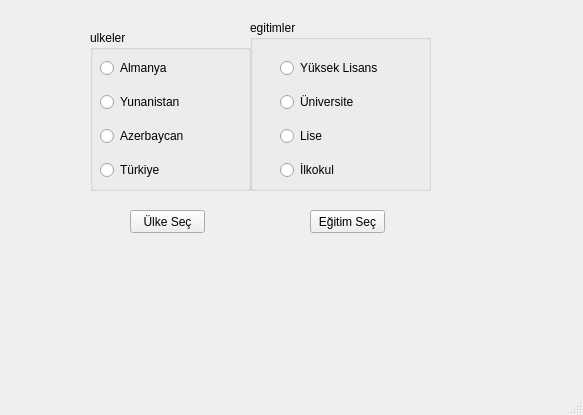
<?xml version="1.0" encoding="UTF-8"?>
<ui version="4.0">
 <class>MainWindow</class>
 <widget class="QMainWindow" name="MainWindow">
  <property name="geometry">
   <rect>
    <x>0</x>
    <y>0</y>
    <width>583</width>
    <height>415</height>
   </rect>
  </property>
  <property name="windowTitle">
   <string>MainWindow</string>
  </property>
  <widget class="QWidget" name="centralwidget">
   <widget class="QLabel" name="labelulke">
    <property name="geometry">
     <rect>
      <x>80</x>
      <y>240</y>
      <width>161</width>
      <height>21</height>
     </rect>
    </property>
    <property name="text">
     <string/>
    </property>
   </widget>
   <widget class="QLabel" name="labelegitim">
    <property name="geometry">
     <rect>
      <x>280</x>
      <y>240</y>
      <width>161</width>
      <height>16</height>
     </rect>
    </property>
    <property name="text">
     <string/>
    </property>
   </widget>
   <widget class="QPushButton" name="ulkebutn">
    <property name="geometry">
     <rect>
      <x>130</x>
      <y>210</y>
      <width>75</width>
      <height>23</height>
     </rect>
    </property>
    <property name="text">
     <string>Ülke Seç</string>
    </property>
   </widget>
   <widget class="QPushButton" name="egitimbuton">
    <property name="geometry">
     <rect>
      <x>310</x>
      <y>210</y>
      <width>75</width>
      <height>23</height>
     </rect>
    </property>
    <property name="text">
     <string>Eğitim Seç</string>
    </property>
   </widget>
   <widget class="QGroupBox" name="groupBox">
    <property name="geometry">
     <rect>
      <x>90</x>
      <y>30</y>
      <width>161</width>
      <height>161</height>
     </rect>
    </property>
    <property name="title">
     <string>ulkeler</string>
    </property>
    <widget class="QWidget" name="">
     <property name="geometry">
      <rect>
       <x>10</x>
       <y>20</y>
       <width>141</width>
       <height>141</height>
      </rect>
     </property>
     <layout class="QVBoxLayout" name="verticalLayout">
      <item>
       <widget class="QRadioButton" name="radioalman">
        <property name="text">
         <string>Almanya</string>
        </property>
       </widget>
      </item>
      <item>
       <widget class="QRadioButton" name="radioyunan">
        <property name="text">
         <string>Yunanistan</string>
        </property>
       </widget>
      </item>
      <item>
       <widget class="QRadioButton" name="radioazer">
        <property name="text">
         <string>Azerbaycan</string>
        </property>
       </widget>
      </item>
      <item>
       <widget class="QRadioButton" name="radioturk">
        <property name="text">
         <string>Türkiye</string>
        </property>
       </widget>
      </item>
     </layout>
    </widget>
   </widget>
   <widget class="QGroupBox" name="groupBox_2">
    <property name="geometry">
     <rect>
      <x>250</x>
      <y>20</y>
      <width>181</width>
      <height>171</height>
     </rect>
    </property>
    <property name="title">
     <string>egitimler</string>
    </property>
    <widget class="QWidget" name="layoutWidget">
     <property name="geometry">
      <rect>
       <x>30</x>
       <y>30</y>
       <width>141</width>
       <height>141</height>
      </rect>
     </property>
     <layout class="QVBoxLayout" name="verticalLayout_2">
      <item>
       <widget class="QRadioButton" name="radioyukseklis">
        <property name="text">
         <string>Yüksek Lisans</string>
        </property>
       </widget>
      </item>
      <item>
       <widget class="QRadioButton" name="radiouni">
        <property name="text">
         <string>Üniversite</string>
        </property>
       </widget>
      </item>
      <item>
       <widget class="QRadioButton" name="radiolise">
        <property name="text">
         <string>Lise</string>
        </property>
       </widget>
      </item>
      <item>
       <widget class="QRadioButton" name="radioilkok">
        <property name="text">
         <string>İlkokul</string>
        </property>
       </widget>
      </item>
     </layout>
    </widget>
   </widget>
  </widget>
  <widget class="QMenuBar" name="menubar">
   <property name="geometry">
    <rect>
     <x>0</x>
     <y>0</y>
     <width>583</width>
     <height>21</height>
    </rect>
   </property>
  </widget>
  <widget class="QStatusBar" name="statusbar"/>
 </widget>
 <resources/>
 <connections/>
</ui>
